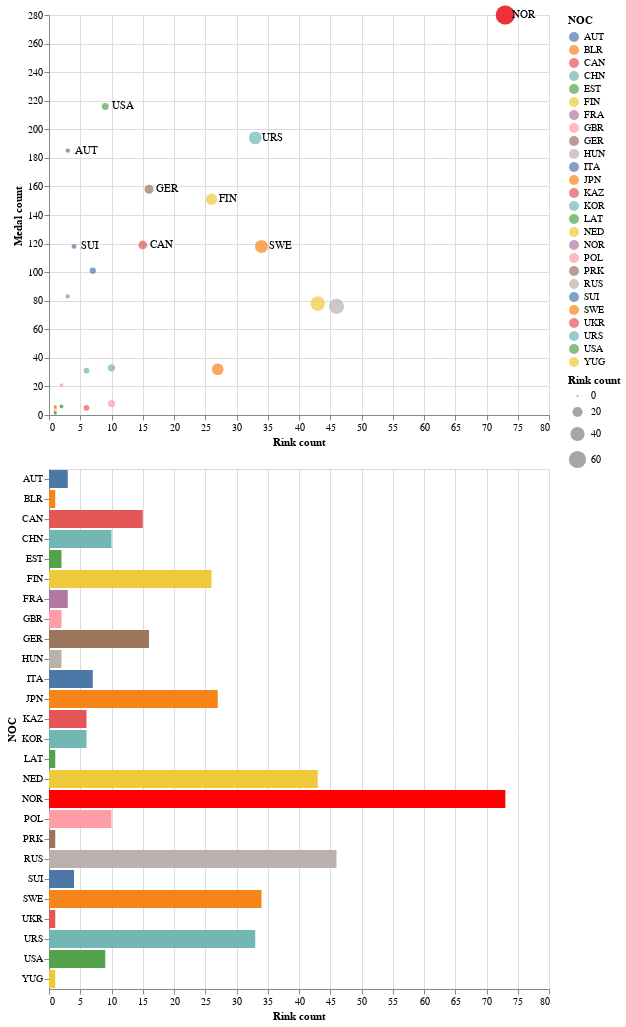

Source (notebook cell):
### Code cell
selection=alt.selection_single();
colorCondition=alt.condition(selection,"NOC",alt.value("gray"))

#########################
c1_1=alt.Chart(df_medal_rinks).mark_bar(color='grey').encode(
    y=alt.X('NOC:N',
    sort='-x'),
    x=alt.Y('Rink count'),
    tooltip=['NOC','Medal count:Q','Rink count:Q']
).encode(
    color=colorCondition,   
).add_selection(
    selection
)
c1_2=alt.Chart(df_medal_rinks[df_medal_rinks['NOC']=='NOR']).mark_bar(color='red').encode(
    y=alt.X('NOC:N',
    sort='-x'),
    x=alt.Y('Rink count')

)
# text_annotation=c1.mark_text(
#     align='left',
#     dx=6,
#     color='black'
# ).encode(
#     text=alt.Text('place:Q')
# )
vis_rink=c1_1+c1_2
vis_rink
##########################
c2_1=alt.Chart(df_medal_rinks).mark_circle(color='grey').encode(
    x=alt.X('Rink count:Q',
    sort='-y'),
    y=alt.Y('Medal count:Q'),
    size='Rink count:Q',
    tooltip=['NOC','Medal count:Q','Rink count:Q']
).encode(
    color=colorCondition,   
).add_selection(
    selection
).properties(height=400,width=500)

c2_2=alt.Chart(df_medal_rinks[df_medal_rinks['NOC']=='NOR']).mark_circle(color='red').encode(
    x=alt.X('Rink count:Q',
    sort='-y'),
    y=alt.Y('Medal count:Q'),
    size='Rink count:Q'
)
text_annotation=alt.Chart(df_medal_rinks[df_medal_rinks['NOC'].isin(top)]).mark_circle().encode(
    x=alt.X('Rink count:Q',
    sort='-y'),
    y=alt.Y('Medal count:Q'),
).mark_text(
    align='left',
    dx=7,

).encode(
    text=alt.Text('NOC:N')
)
vis_rink_medal=c2_1+c2_2+text_annotation
vis_rink_medal
##############################
(vis_rink_medal & vis_rink).resolve_scale(x='shared')

### Figure 1 — Vega-Lite specification as saved in the notebook (floating-point values rounded to 4 significant figures)
{"config": {"view": {"continuousWidth": 400, "continuousHeight": 300}}, "vconcat": [{"layer": [{"data": {"name": "data-198a7bec064cae5b4124a9d92fd11458"}, "mark": {"type": "circle", "color": "grey"}, "encoding": {"color": {"condition": {"type": "nominal", "field": "NOC", "selection": "selector001"}, "value": "gray"}, "size": {"type": "quantitative", "field": "Rink count"}, "tooltip": [{"type": "nominal", "field": "NOC"}, {"type": "quantitative", "field": "Medal count"}, {"type": "quantitative", "field": "Rink count"}], "x": {"type": "quantitative", "field": "Rink count", "sort": "-y"}, "y": {"type": "quantitative", "field": "Medal count"}}, "height": 400, "selection": {"selector001": {"type": "single"}}, "width": 500}, {"data": {"name": "data-7dee53b577446cef3abefd03d7e07fca"}, "mark": {"type": "circle", "color": "red"}, "encoding": {"size": {"type": "quantitative", "field": "Rink count"}, "x": {"type": "quantitative", "field": "Rink count", "sort": "-y"}, "y": {"type": "quantitative", "field": "Medal count"}}}, {"data": {"name": "data-5dabac12a205aa173ac1203e11f8acba"}, "mark": {"type": "text", "align": "left", "dx": 7}, "encoding": {"text": {"type": "nominal", "field": "NOC"}, "x": {"type": "quantitative", "field": "Rink count", "sort": "-y"}, "y": {"type": "quantitative", "field": "Medal count"}}}]}, {"layer": [{"data": {"name": "data-198a7bec064cae5b4124a9d92fd11458"}, "mark": {"type": "bar", "color": "grey"}, "encoding": {"color": {"condition": {"type": "nominal", "field": "NOC", "selection": "selector001"}, "value": "gray"}, "tooltip": [{"type": "nominal", "field": "NOC"}, {"type": "quantitative", "field": "Medal count"}, {"type": "quantitative", "field": "Rink count"}], "x": {"type": "quantitative", "field": "Rink count"}, "y": {"type": "nominal", "field": "NOC", "sort": "-x"}}, "selection": {"selector001": {"type": "single"}}}, {"data": {"name": "data-7dee53b577446cef3abefd03d7e07fca"}, "mark": {"type": "bar", "color": "red"}, "encoding": {"x": {"type": "quantitative", "field": "Rink count"}, "y": {"type": "nominal", "field": "NOC", "sort": "-x"}}}]}], "resolve": {"scale": {"x": "shared"}}, "$schema": "https://vega.github.io/schema/vega-lite/v4.8.1.json", "datasets": {"data-198a7bec064cae5b4124a9d92fd11458": [{"NOC": "NOR", "Rink count": 73, "Medal count": 280}, {"NOC": "RUS", "Rink count": 46, "Medal count": 76}, {"NOC": "NED", "Rink count": 43, "Medal count": 78}, {"NOC": "SWE", "Rink count": 34, "Medal count": 118}, {"NOC": "URS", "Rink count": 33, "Medal count": 194}, {"NOC": "JPN", "Rink count": 27, "Medal count": 32}, {"NOC": "FIN", "Rink count": 26, "Medal count": 151}, {"NOC": "GER", "Rink count": 16, "Medal count": 158}, {"NOC": "CAN", "Rink count": 15, "Medal count": 119}, {"NOC": "CHN", "Rink count": 10, "Medal count": 33}, {"NOC": "POL", "Rink count": 10, "Medal count": 8}, {"NOC": "USA", "Rink count": 9, "Medal count": 216}, {"NOC": "ITA", "Rink count": 7, "Medal count": 101}, {"NOC": "KAZ", "Rink count": 6, "Medal count": 5}, {"NOC": "KOR", "Rink count": 6, "Medal count": 31}, {"NOC": "SUI", "Rink count": 4, "Medal count": 118}, {"NOC": "AUT", "Rink count": 3, "Medal count": 185}, {"NOC": "FRA", "Rink count": 3, "Medal count": 83}, {"NOC": "HUN", "Rink count": 2, "Medal count": 6}, {"NOC": "GBR", "Rink count": 2, "Medal count": 21}, {"NOC": "EST", "Rink count": 2, "Medal count": 6}, {"NOC": "UKR", "Rink count": 1, "Medal count": 5}, {"NOC": "PRK", "Rink count": 1, "Medal count": 2}, {"NOC": "LAT", "Rink count": 1, "Medal count": 1}, {"NOC": "BLR", "Rink count": 1, "Medal count": 6}, {"NOC": "YUG", "Rink count": 1, "Medal count": 4}], "data-7dee53b577446cef3abefd03d7e07fca": [{"NOC": "NOR", "Rink count": 73, "Medal count": 280}], "data-5dabac12a205aa173ac1203e11f8acba": [{"NOC": "NOR", "Rink count": 73, "Medal count": 280}, {"NOC": "SWE", "Rink count": 34, "Medal count": 118}, {"NOC": "URS", "Rink count": 33, "Medal count": 194}, {"NOC": "FIN", "Rink count": 26, "Medal count": 151}, {"NOC": "GER", "Rink count": 16, "Medal count": 158}, {"NOC": "CAN", "Rink count": 15, "Medal count": 119}, {"NOC": "USA", "Rink count": 9, "Medal count": 216}, {"NOC": "SUI", "Rink count": 4, "Medal count": 118}, {"NOC": "AUT", "Rink count": 3, "Medal count": 185}]}}
